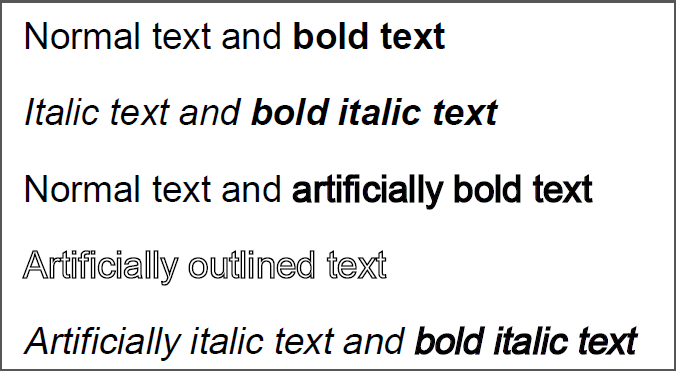
#> input picture Text_extraction/Collab Code/sample.png, 676 x 371 px
$ jupyter execute --allow-errors 'Optical_Character_Recognition_using_Image (1).ipynb'
#> lines starting #> are read from the running program, lines starting #| are printed output that depends on the picture; after the words box and inside, x2 and y2 are one past the last pixel; in counts of white or black regions, pixels touching at a corner belong together
In this project, we will be working on extracting text from images. After extracting the text we will apply some basic functions of OpenCV on that text to enhance it and to get more accurate results. This project will be very useful as it will save time and effort of typing from an image.

[cell 1]
#import requests to install tesseract
import requests

We will importing request library for fetching the url for git files and images.

[cell 2]
import os
filename = "ind.traineddata"

print("Downloading Tesseract data...")

#> (the rest of this cell did not finish here and is left out)

We will now download tesseract which is required for pytesseract library to run and save the file at the path in open() function.

[cell 3]
# Installing libraries required for optical character recognition

# Importing IPython to clear output which is not important
from IPython.display import HTML, clear_output
clear_output()

In this step we will install the required libraries for ocr and we will also import IPython fucntions to clear the undesired.

[cell 4]
# Installing pytesseract and opencv
clear_output()

Now we will install pytesseract and opencv libraries.

[cell 5]
# Import libraries
from PIL import Image
import pytesseract
import cv2
import numpy as np
from pytesseract import Output
import re

Importing required libraries

[cell 6]
from PIL import Image

# This skips the download and just opens the file you saved
try:
    image = Image.open('sample.png')
#> image is the input picture: PIL image 676x371 RGB; mean R, G, B 229.9, 229.9, 230.1
    image = image.resize((300, 150))
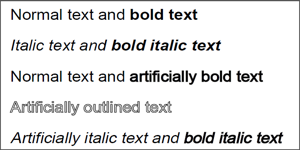
#> image: PIL image 300x150 RGB; mean R, G, B 229.6, 229.6, 229.8
    print("Local image loaded successfully!")
    display(image)
except FileNotFoundError:
    print("Error: Make sure the image is saved in the same folder as your script!")

In this step we will, open an image resize it and then again save it for further use and visualize it.

[cell 7]
# Simply extracting text from image
import pytesseract
pytesseract.pytesseract.tesseract_cmd = r'C:\Program Files\Tesseract-OCR\tesseract.exe'
custom_config = r'-l eng --oem 3 --psm 6'
#> (the rest of this cell did not finish here and is left out)

Here we will be extracting the text from image with custom configuration.

#> (a cell that did not finish here is left out)

Now we will remove unwanted symbols from the text we extracted by replacing the symbol with an empty string.

[cell 9]
# Now we will perform opencv operations to get text from complex images
image = cv2.imread('sample.png')
#> image: shape (371, 676, 3)

In above cell, we are reading the image into opencv format to process it further. This is required when we need to extract the text from complex images.

[cell 10]
# get grayscale image
def get_grayscale(image):
    return cv2.cvtColor(image, cv2.COLOR_BGR2GRAY)
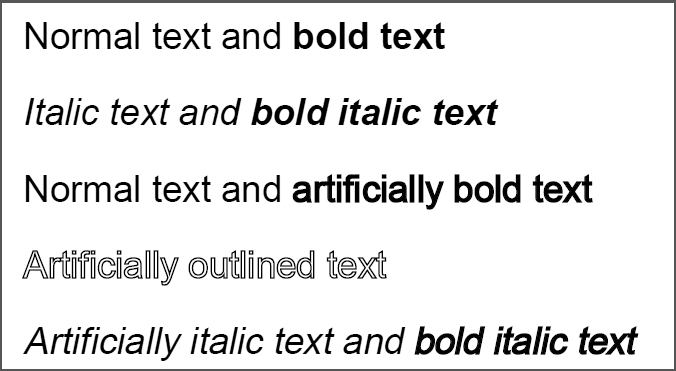
#> returned value: shape (371, 676); min 0, max 255, mean 229.9
gray = get_grayscale(image)
Image.fromarray(gray)

Converting the images to grayscale so that it becomes less complex to process as it will have only two values 0 and 1. cv2.cvtColor() method is used to convert an image from one color space to another. There are more than 150 color-space conversion methods available in OpenCV.

[cell 11]
# noise removal
def remove_noise(image):
    return cv2.medianBlur(image,5)
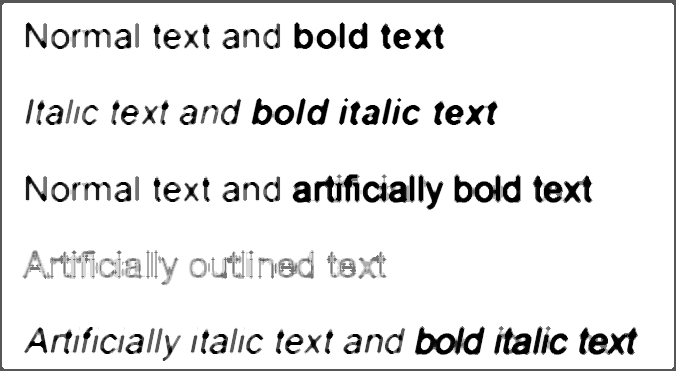
#> returned value: shape (371, 676); min 0, max 255, mean 232.8
noise = remove_noise(gray)
Image.fromarray(gray)

Now we will blur the image so that we can remove the noise from the image. Here, the function cv2.medianBlur() computes the median of all the pixels under the kernel window and the central pixel is replaced with this median value. This is highly effective in removing noise.

[cell 12]
#thresholding
def thresholding(image):
    return cv2.threshold(image, 0, 255, cv2.THRESH_BINARY + cv2.THRESH_OTSU)[1]
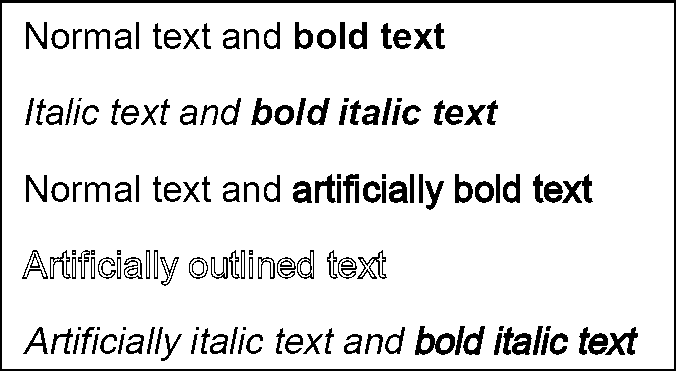
#> returned value: shape (371, 676); 89.3% white; 159 black regions (12 under 20 px), largest, box (x1, y1, x2, y2) and area: (0, 0, 676, 371) 4844, (415, 326, 455, 355) 526, (562, 174, 593, 203) 389
thresh = thresholding(gray)
Image.fromarray(thresh)

We will perform threshold transformation here.
cv2. If pixel value is greater than a threshold value, it is assigned one value (may be white), else it is assigned another value (may be black). The function used is cv2.threshold. First argument is the source image, which should be a grayscale image.

[cell 13]
#erosion
def erode(image):
    kernel = np.ones((5,5),np.uint8)
    return cv2.erode(image, kernel, iterations = 1)
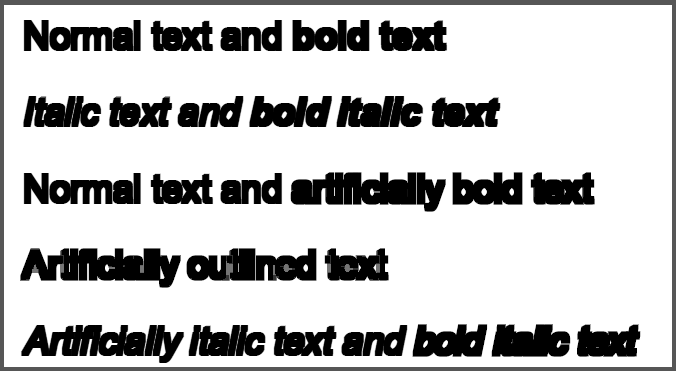
#> returned value: shape (371, 676); min 0, max 255, mean 195.3
erode = erode(gray)
Image.fromarray(erode)

Here we are doing erode transformation.
cv2.erode() method is used to perform erosion on the image. The basic idea of erosion is just like soil erosion only, it erodes away the boundaries of foreground object (Always try to keep foreground in white). It is normally performed on binary images. It needs two inputs, one is our original image, second one is called structuring element or kernel which decides the nature of operation.

[cell 14]
#Morphology
def opening(image):
    kernel = np.ones((5,5),np.uint8)
    return cv2.morphologyEx(image, cv2.MORPH_OPEN, kernel)
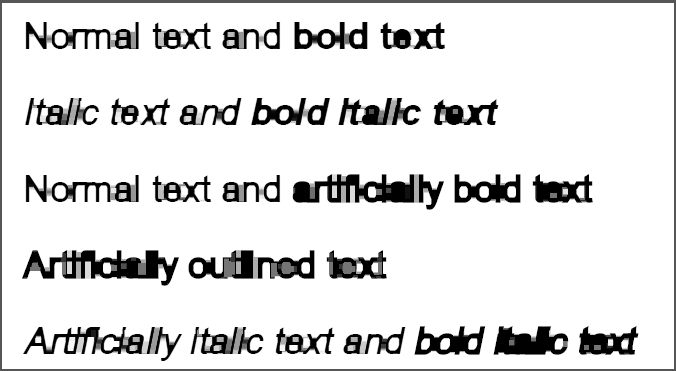
#> returned value: shape (371, 676); min 0, max 255, mean 222.6
opening = opening(gray)
Image.fromarray(opening)

Here we will perform morphological trandformation. It is useful in opening small holes inside the foreground objects, or small white points on the object.

[cell 15]
#canny edge detection
def canny(image):
    return cv2.Canny(image, 100, 200)
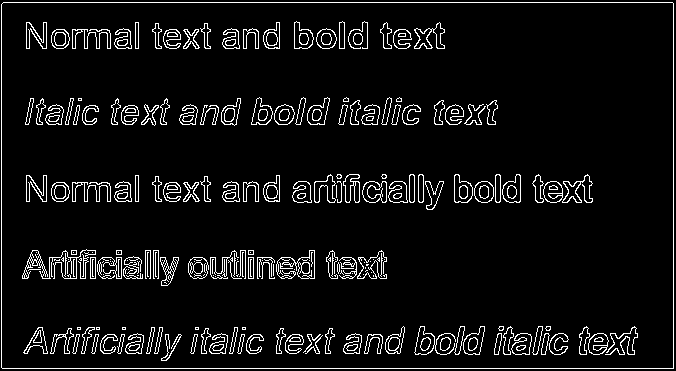
#> returned value: shape (371, 676); 6.5% white in thin lines or dots
canny = canny(gray)
Image.fromarray(canny)

Canny transformation is used to detect egdes in the image.

[cell 16]
#skew correction
def deskew(image):
    coords = np.column_stack(np.where(image > 0))
#> coords = 238141 pairs, first value 0 to 370, second value 0 to 675
    angle = cv2.minAreaRect(coords)[-1]
#> angle = -90
    if angle < -45:
        angle = -(90 + angle)
#> angle = 0
    else:
        angle = -angle
    (h, w) = image.shape[:2]
#> h = 371; w = 676
    center = (w // 2, h // 2)
#> center = (338, 185)
    M = cv2.getRotationMatrix2D(center, angle, 1.0)
#> M = [[1, 0, 0], [0, 1, 0]]
    rotated = cv2.warpAffine(image, M, (w, h), flags=cv2.INTER_CUBIC, borderMode=cv2.BORDER_REPLICATE)
    return rotated
rotated = deskew(gray)
Image.fromarray(rotated)

Now we will apply deskewing on the image. Deskewing is a process whereby skew is removed by rotating an image by the same amount as its skew but in the opposite direction. This results in a horizontally and vertically aligned image where the text runs across the page rather than at an angle.

[cell 17]
#template matching
def match_template(image, template):
    return cv2.matchTemplate(image, template, cv2.TM_CCOEFF_NORMED)
match = match_template(gray, gray)
#> match = [1]
match
#> Out = [1]

Here we are trying to match the image. As we are passing same image for matching we got the similarity of 99.99%. Here, template matching is a method for searching and finding the location of a template image in a larger image. OpenCV comes with a function cv2.matchTemplate() for this purpose. It simply slides the template image over the input image (as in 2D convolution) and compares the template and patch of input image under the template image.

[cell 18]
# Drawing rectangle around text
img = cv2.imread('sample.png')
h, w, c = img.shape
#> h = 371; w = 676; c = 3
#> (the rest of this cell did not finish here and is left out)
